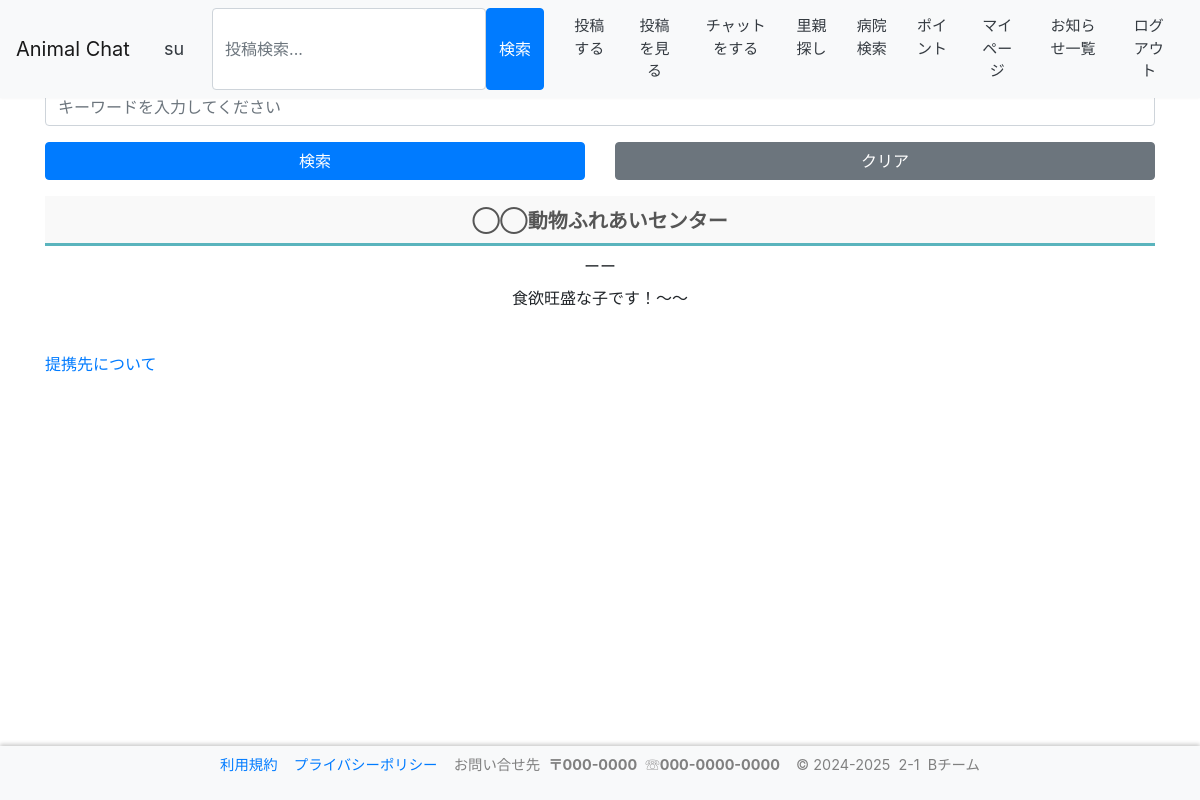
Before: /adopt/ (signed in) with the older database file.
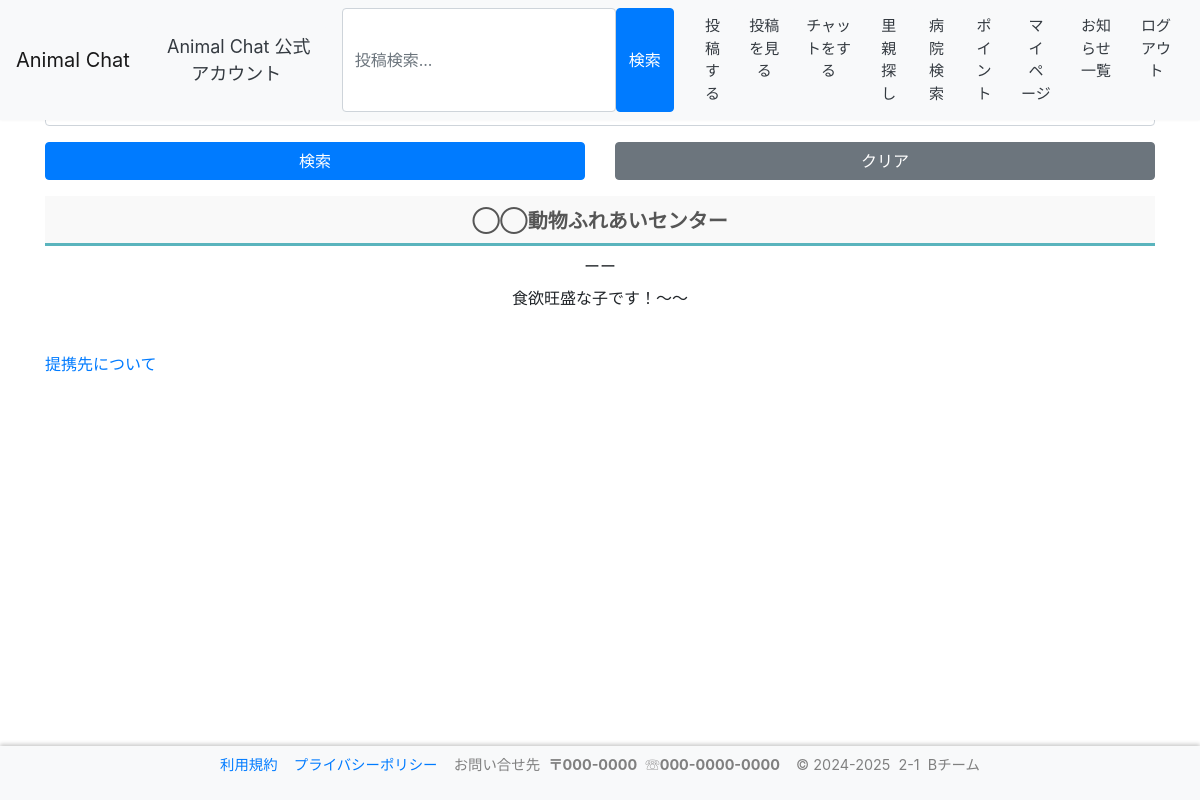
After: the same page with the newer database file.
### accounts/models.py (models this page shows)
class User(AbstractBaseUser, PermissionsMixin):
    screen_name = models.CharField(
        gettext_lazy('アカウント名'),
        max_length=128,
        default='',
        blank=True,
        help_text=gettext_lazy('128文字以内で入力してください'),
    )
    email = models.EmailField(gettext_lazy('メールアドレス'), unique=True)
    is_staff = models.BooleanField(
        gettext_lazy('staff status'),
        default=False,
        help_text=gettext_lazy('Designates whether the user can log into this admin site.'),
    )
    is_active = models.BooleanField(
        gettext_lazy('active'),
        default=True,
        help_text=gettext_lazy(
            'Designates whether this user should be treated as active. Unselect this instead of deleting accounts.'
        ),
    )
    date_joined = models.DateTimeField(gettext_lazy('date joined'), default=timezone.now)
    objects = CustomUserManager()
    points = models.IntegerField(
        default=0,
        blank=True,
        null=True,
    )
    pt_give = models.IntegerField(
        default=0,
        blank=True,
        null=True,
    )
    pt_temp = models.IntegerField(
        default=0,
        blank=True,
        null=True,
    )
    icon = models.ImageField(
        upload_to='icon',
        verbose_name='画像',
        null=True,
        blank=True,
        default="icon/default.png",
    )
    profile = models.TextField(
        gettext_lazy('プロフィール'),
        max_length=200,
        null=True,
        default='',
        blank=True,
        help_text=gettext_lazy('200文字以内で入力してください'),
    )
    USERNAME_FIELD = 'email'
    REQUIRED_FIELDS = []
    class Meta:
        verbose_name = gettext_lazy('user')
        verbose_name_plural = gettext_lazy('users')
    def __str__(self):
        return self.__unicode__()
    def __unicode__(self):
        return self.screen_name or self.email

### accounts/views.py (the view)
# urls.py: path('adopt/', views.AdoptListView.as_view(), name='adopt'),
class AdoptListView(ListView):
    login_url = '/login/'
    template_name = "accounts/adopt_list.html"
    model = AdoptList
    paginate_by = 10
    context_object_name = "ctx"
    def get_queryset(self):
        queryset = AdoptList.objects.filter()
        form = AdoptSearchForm(self.request.GET or None)
        keywords = form.get_keywords().split()
        try:
            for i in range(len(keywords)):
                queryset = queryset.filter(Q(detail__icontains = keywords[i]) |Q(title__icontains=keywords[i]) |Q(address__icontains=keywords[i]) |Q(place__icontains=keywords[i])|Q(species__icontains=keywords[i]))
            return queryset
        except:
            return queryset
    def get_context_data(self, **kwargs):
        context = super().get_context_data(**kwargs)
        context['adopt_search_form'] = AdoptSearchForm(self.request.GET or None)
        return context

### accounts/forms.py
class AdoptSearchForm(forms.Form):
    keywords = forms.CharField(
        label=gettext_lazy('keywords (split space)'),
        required=False,
        widget=forms.TextInput(attrs={
            'placeholder': gettext_lazy('キーワードを入力してください'),
            'class': 'form-control',
        }),
    )
    def get_keywords(self):
        init_keywords = ''
        keywords = init_keywords
        if self.is_valid():
            keywords = self.cleaned_data.get('keywords', init_keywords)
        return keywords

### templates/accounts/adopt_list.html (shortened to what this page needs)
{% extends "base.html" %}
{% load static %}
{% block content %}
<br>
<div>
    <form action="", method="GET">
      <div class="form-group row">
          <div class="col-12">
              {{ adopt_search_form.keywords }}
          </div>
      </div>
      <div class="form-group row">
          <div class="col-12 col-sm-12 col-md-12 col-lg-6 col-xl-6">
              <button type="submit" class="btn btn-primary btn-block">検索</button>
          </div>
          <div class="col-12 col-sm-12 col-md-12 col-lg-6 col-xl-6">
              <a href="{% url 'accounts:adopt' %}" class="btn btn-secondary btn-block">クリア</a>
          </div>
      </div>
    </form>
    {% if ctx %}
        {% for adopt in ctx %}
        <a href="{% url 'accounts:adopt_detail' adopt.pk %}"><label class="tab_item2" for="programming">{{ adopt.place }}</label></a>
        <div style="text-align:center;vertical-align: middle;padding: 0 0 10px;">
            <label>{{adopt.species}}</label>
            <br>
            <label>{{adopt.detail}}</label>
            <br>
        </div>
    {% endfor %}
{% endif %}
<br>
  </div>
  <a href="{% url 'accounts:adopt_about' %}">提携先について</a>
  <br>
{% endblock %}

### templates/base.html (shortened to what the changed rows need)
<!doctype html>
<html lang="ja">
{% load static %}
<head>
    <link rel="stylesheet" href="https://cdn.jsdelivr.net/npm/bootstrap@4.6.0/dist/css/bootstrap.min.css"
>
    <link rel="stylesheet" href="https://cdn.jsdelivr.net/gh/gitbrent/bootstrap4-toggle@3.6.1/css/bootstrap4-toggle.min.css">
</head>
<header>
    <nav class="navbar navbar-expand-lg navbar-light bg-light">
        {% if user.is_authenticated %}
            <form method="get" action="{% url 'accounts:mypage' %}" >
                <button type="submit" class="btn btn-light text-dark me-2" style="font-size:18px;">
                    &nbsp{{ user|stringformat:"s" }}
                </button>
            </form>
        {% endif %}
    </nav>
</header>
    <body>
    <div class="container mt-3">
        <br>
        <br>
        {% block content %}{% endblock %}
    </div>
    </body>
</body>
</html>

Changed rows visible on the page:
changed User: screen_name "su" → "Animal Chat 公式アカウント"
